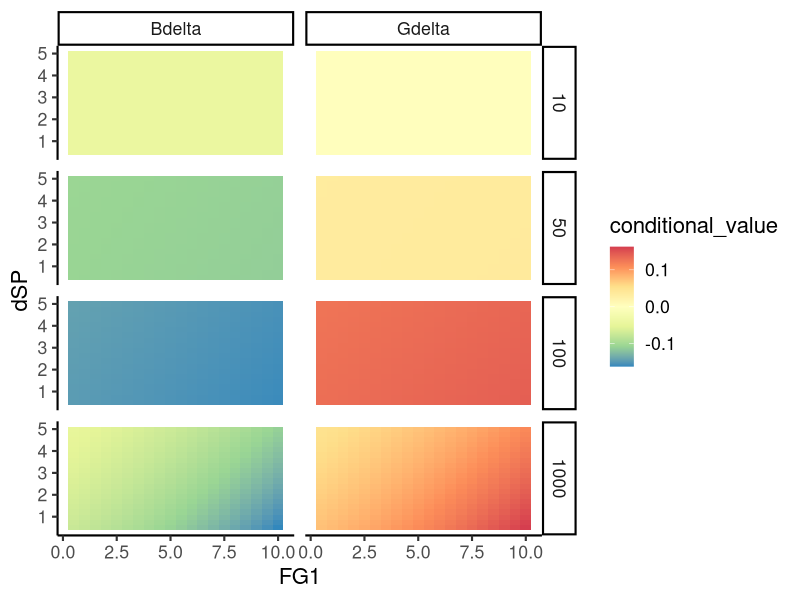
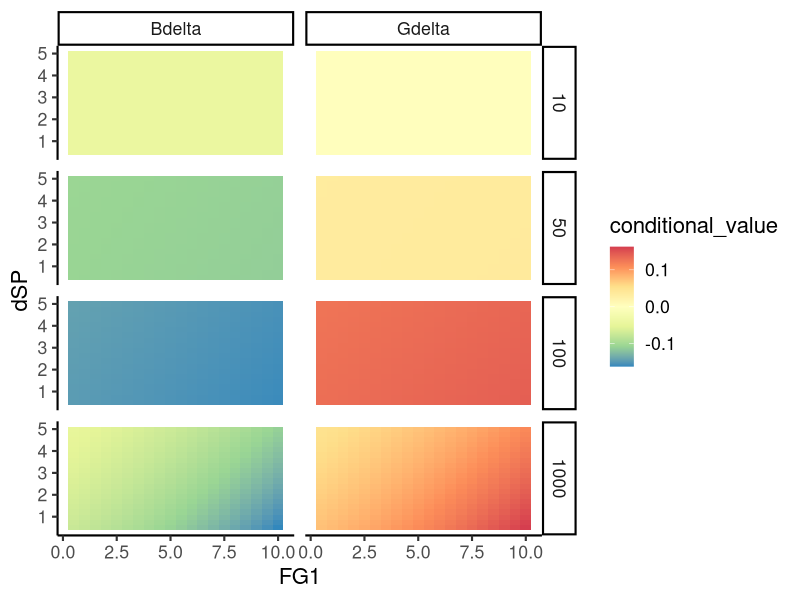

Source code (R) for these figures, in order:
library("tidyverse")

# read in the file
f <- read_delim(file="summary.csv",delim = ";")

f_m <- mutate(f
              ,Gdelta = pGc - pGp
              ,Bdelta = pBc - pBp
              ,time = ifelse(time > 1000,10000,time))

# take mixed infections (i.e., those where G1 and G2 have nonzero
# frequencies at t = 0)
mixed_only <- f_m %>% filter(IPG2 > 0 & IPG1 > 0 & time > 0 & time < 10000)


mixed_only_l <- pivot_longer(data=mixed_only
                     ,cols = c("Gdelta","Bdelta")
                     ,values_to = "conditional_value"
                     ,names_to = "conditional")

ggplot(data = mixed_only_l
       ,mapping = aes(x=FG1,y=dSP)) +
    geom_tile(mapping = aes(fill=conditional_value)) +
    facet_grid(cols=vars(conditional),rows=vars(time)) +
    theme_classic(base_size=16) +
    scale_fill_distiller(palette = "Spectral")

ggsave("overview_plot_conditionals.pdf")
    


